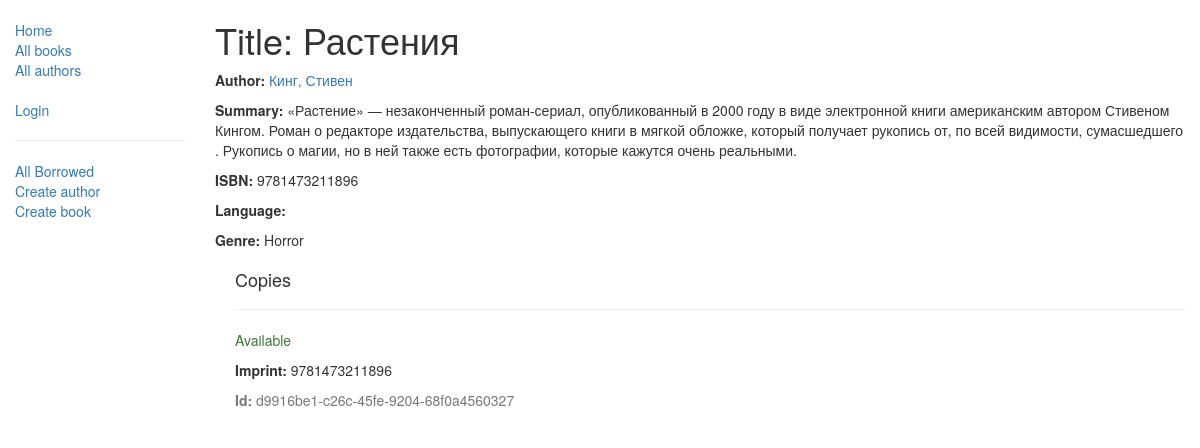
Page /catalog/book/1/ on the earlier database version.
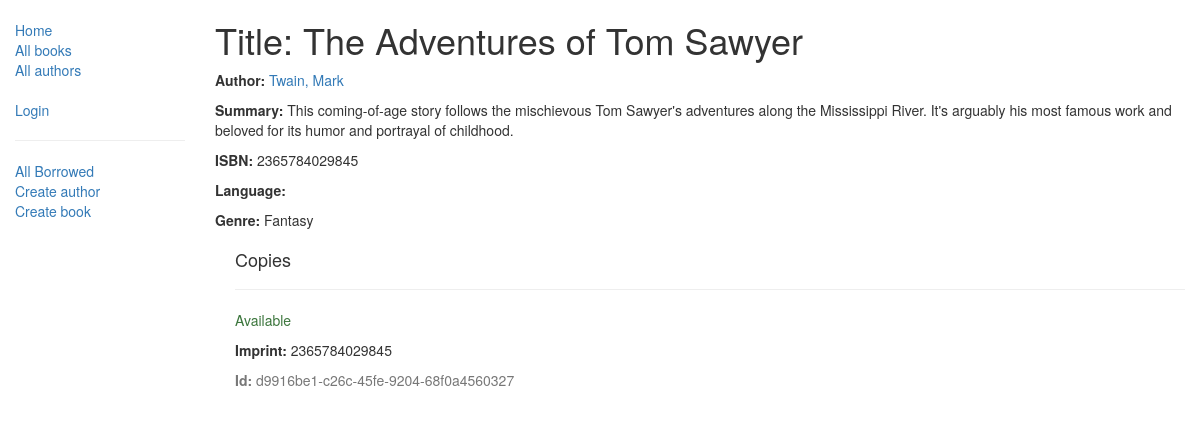
Same page on the later database version.
### catalog/models.py (models this page shows, shortened)
class Book(models.Model):
    title = models.CharField(max_length=200)
    author = models.ForeignKey('Author', on_delete=models.SET_NULL, null=True)
    summary = models.TextField(max_length=1000, help_text="Enter a brief description of the book")
    isbn = models.CharField('ISBN',max_length=13, help_text='13 Character <a href="https://www.isbn-international.org/content/what-isbn">ISBN number</a>')
    genre = models.ManyToManyField(Genre, help_text="Select a genre for this book") #может иметь несколько жанров, а жанр может иметь много книг
    def display_genre(self):
        return ', '.join([genre.name for genre in self.genre.all()[:3]])
    display_genre.short_description = 'Genre'

class Author(models.Model):
    first_name = models.CharField(max_length=100)
    last_name = models.CharField(max_length=100)
    date_of_birth = models.DateField(null=True, blank=True)
    date_of_death = models.DateField('Died', null=True, blank=True)
    def __str__(self):
        return '%s, %s' % (self.last_name, self.first_name)
    class Meta:
        ordering = ['last_name']

class Genre(models.Model):
    name = models.CharField(max_length=200, help_text="Enter a book genre (e.g. Science Fiction, French Poetry etc.)")
    def __str__(self):
        return self.name

class BookInstance(models.Model):
    id = models.UUIDField(primary_key=True, default=uuid.uuid4, help_text="Unique ID for this particular book across whole library")
    book = models.ForeignKey('Book', on_delete=models.SET_NULL, null=True)
    imprint = models.CharField(max_length=200)
    due_back = models.DateField(null=True, blank=True)
    borrower = models.ForeignKey(User, on_delete=models.SET_NULL, null=True, blank=True)
    LOAN_STATUS = (
        ('m', 'Maintenance'),
        ('o', 'On loan'),
        ('a', 'Available'),
        ('r', 'Reserved'),
    )
    status = models.CharField(max_length=1, choices=LOAN_STATUS, blank=True, default='m', help_text='Book availability')
    class Meta:
        ordering = ["due_back"]
        permissions = (("can_mark_returned", "Set book as returned"),)

### catalog/views.py (the view)
# urls.py: path('book/<int:pk>/', views.BookDetailView.as_view(), name='book-detail'),
class BookDetailView(generic.DetailView):
    model = Book

### catalog/templates/catalog/book_detail.html (shortened to what this page needs)
{% extends "base_generic.html" %}
{% block content %}
  <h1>Title: {{ book.title }}</h1>
  <p><strong>Author:</strong> <a href="{% url 'author-detail' book.author.pk %}">{{ book.author }}</a></p>
  <p><strong>Summary:</strong> {{ book.summary }}</p>
  <p><strong>ISBN:</strong> {{ book.isbn }}</p>
  <p><strong>Language:</strong> {{ book.language }}</p>
  <p><strong>Genre:</strong> {% for genre in book.genre.all %} {{ genre }}{% if not forloop.last %}, {% endif %}{% endfor %}</p>
  <div style="margin-left:20px;margin-top:20px">
    <h4>Copies</h4>
    {% for copy in book.bookinstance_set.all %}
    <hr>
    <p class="{% if copy.status == 'a' %}text-success{% elif copy.status == 'd' %}text-danger{% else %}text-warning{% endif %}">{{ copy.get_status_display }}</p>
    <p><strong>Imprint:</strong> {{copy.imprint}}</p>
    <p class="text-muted"><strong>Id:</strong> {{copy.id}}</p>
    {% endfor %}
  </div>
{% endblock %}

Differences in the rows shown:
no longer on this page (row unchanged): Genre: name "Horror"
changed Book: title "Растения" → "The Adventures of Tom Sawyer"; author "Кинг, Стивен" → "Twain, Mark"; summary "«Растение» — незаконченный роман-сериал, опубликованный в 2000 году в виде электронной книги американским автором Стивеном Кингом. Роман о редакторе издательства, выпускающего книги в мягкой обложке, который получает рукопись от, по всей видимости, сумасшедшего . Рукопись о магии, но в ней также есть фотографии, которые кажутся очень реальными." → "This coming-of-age story follows the mischievous Tom Sawyer's adventures along the Mississippi River. It's arguably his most famous work and beloved for its humor and portrayal of childhood."; isbn "9781473211896" → "2365784029845"
now on this page (row unchanged): Genre: name "Fantasy"
changed BookInstance "Available": imprint "9781473211896" → "2365784029845"
